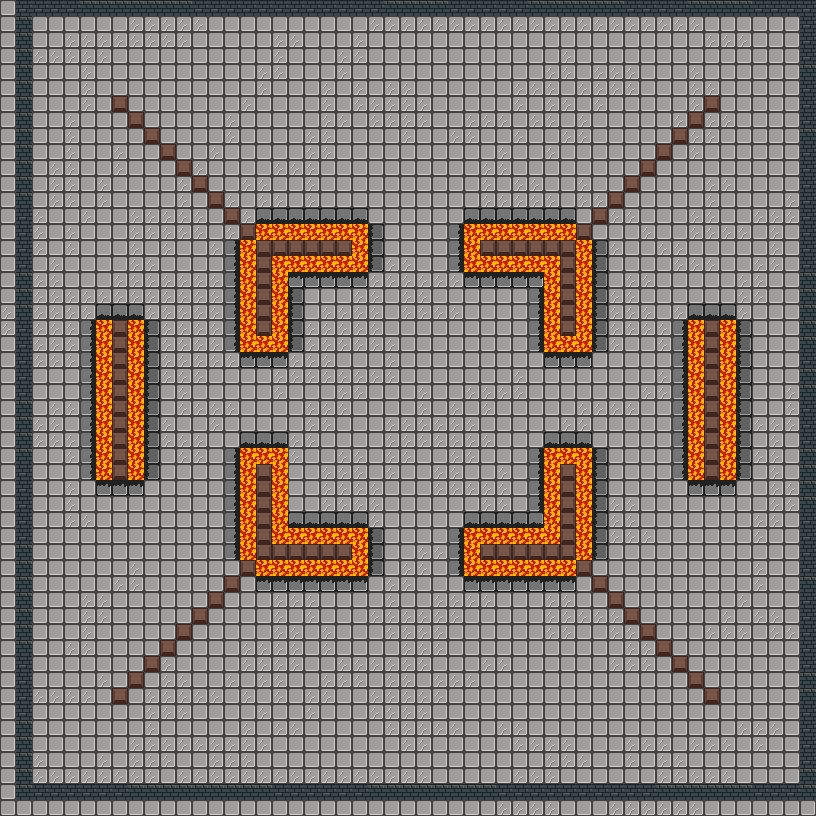

A 2D game scene composited from a Tiled map and its tileset images. What follows is a short description and the map's XML, with each tile layer's data collapsed to a summary:
An orthogonal 51x51 tile map with 16x16 px tiles, 3 tile layers (ground, walls, traps).

<map version="1.2" tiledversion="1.3.1" orientation="orthogonal" renderorder="right-down" compressionlevel="-1" width="51" height="51" tilewidth="16" tileheight="16" infinite="0" nextlayerid="4" nextobjectid="1">
 <tileset firstgid="1" name="final-tileset" tilewidth="16" tileheight="16" tilecount="10" columns="0">
  <grid orientation="orthogonal" width="1" height="1" />
  <tile id="0">
   <image width="16" height="16" source="../images/broken-tile-CPT.png" />
  </tile>
  <tile id="1">
   <image width="16" height="16" source="../images/charred-tile-2-CPT.png" />
  </tile>
  <tile id="2">
   <image width="16" height="16" source="../images/charred-tile-3-CPT.png" />
  </tile>
  <tile id="3">
   <image width="16" height="16" source="../images/charred-tile-4-CPT.png" />
  </tile>
  <tile id="4">
   <image width="16" height="16" source="../images/charred-tile-CPT.png" />
  </tile>
  <tile id="5">
   <image width="16" height="16" source="../images/floor-tile-CPT.png" />
  </tile>
  <tile id="6">
   <image width="16" height="16" source="../images/lava-tile-CPT.png" />
  </tile>
  <tile id="7">
   <image width="16" height="16" source="../images/wall-tile1-CPT.png" />
  </tile>
  <tile id="8">
   <image width="16" height="16" source="../images/wall-tile2-CPT.png" />
  </tile>
  <tile id="9">
   <image width="16" height="16" source="../images/wooden-post-CPT.png" />
  </tile>
 </tileset>
 <layer id="1" name="ground" width="51" height="51">
  <data>[2601 cells, 2601 non-empty, 6 distinct tile ids]</data>
 </layer>
 <layer id="2" name="walls" width="51" height="51">
  <data>[2601 cells, 296 non-empty, 3 distinct tile ids]</data>
 </layer>
 <layer id="3" name="traps" width="51" height="51">
  <data>[2601 cells, 148 non-empty, 1 distinct tile ids]</data>
 </layer>
</map>
